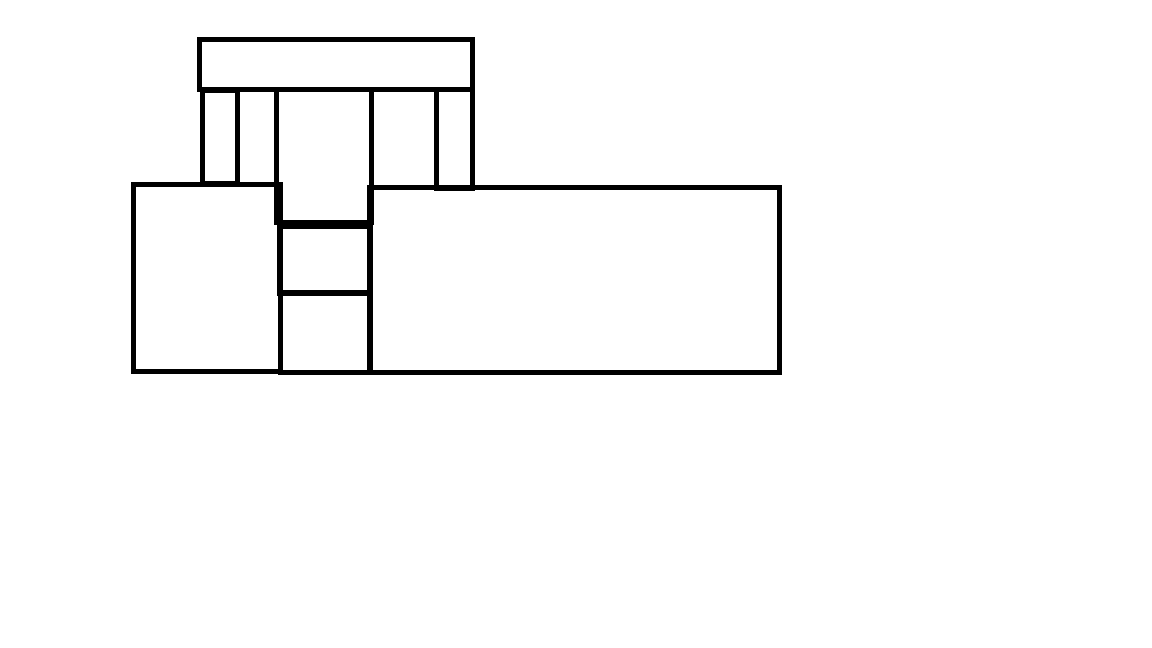
#> input picture squares.png, 1152 x 648 px
$ python -i main.py   (imports and definitions only)
#> lines starting #> are read from the running program, lines starting #| are printed output that depends on the picture; after the words box and inside, x2 and y2 are one past the last pixel; in counts of white or black regions, pixels touching at a corner belong together; long printed decimals are rounded
# This script is a rework of my original MarvinJS solution. I chose to redo it in Python to allow for a more automated process
import pandas as pd
import cv2
import numpy as np

def Harris_Corner_Detection(image):
#> called with image = 'squares.png'
    img = cv2.imread(image)
#> img is the input picture: shape (648, 1152, 3); 97.7% white; 1 black region, box (x1, y1, x2, y2) and area: (131, 37, 782, 375) 17489

    #Displays Original Image for Debug Purposes
    cv2.imshow('Original Image', img) # Uncomment this to remove search

    gray = cv2.cvtColor(img, cv2.COLOR_BGR2GRAY)
    gray = np.float32(gray)

    dst = cv2.cornerHarris(gray, 5, 3, 0.04)
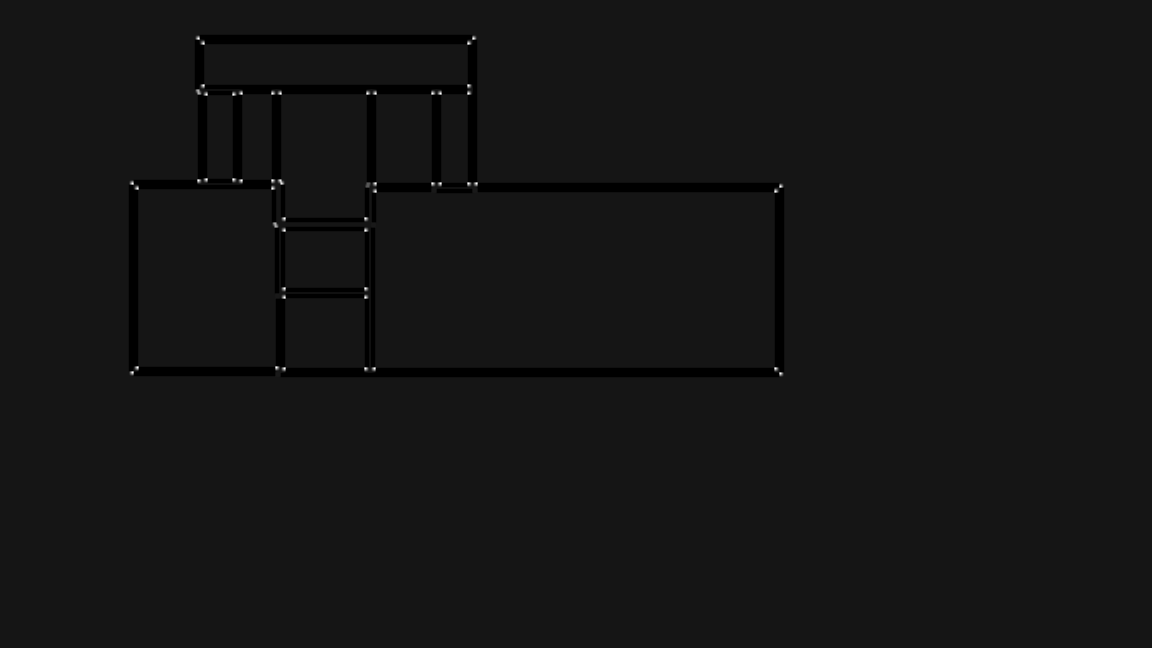
#> dst: shape (648, 1152) float32; min -27060804, max 291935328, mean -882440.6; drawn with min black and max white
    ret, dst = cv2.threshold(dst, 0.1 * dst.max(), 255, 0)
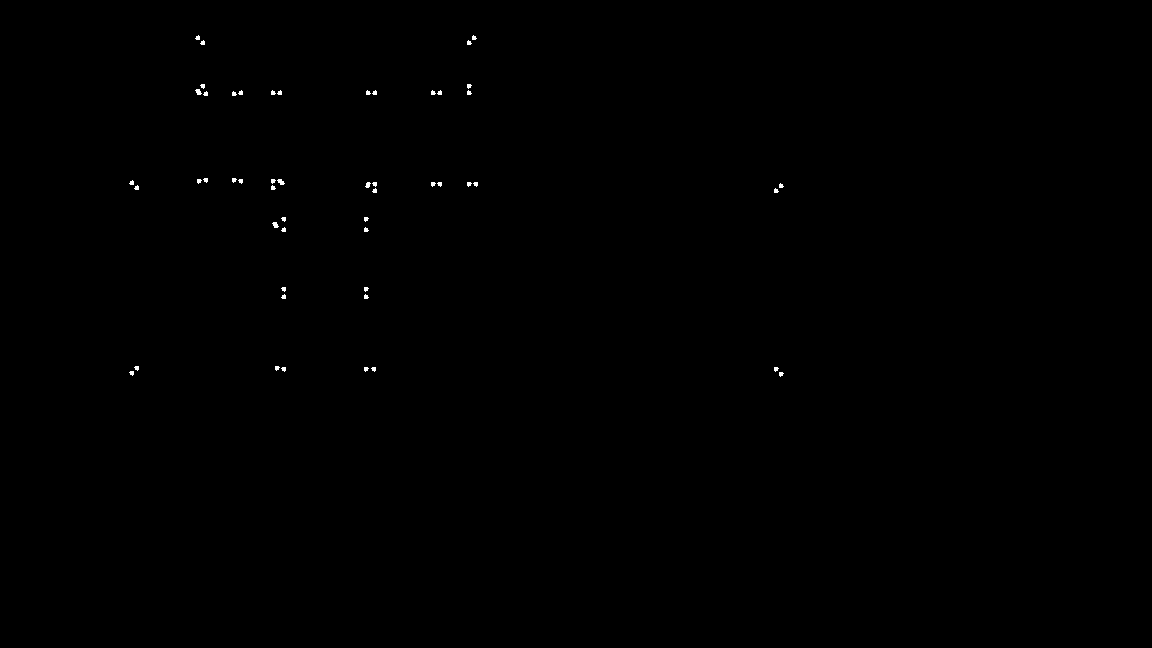
#> dst: shape (648, 1152) float32; 0.13% white; 52 white regions (48 under 20 px), largest, box (x1, y1, x2, y2) and area: (277, 179, 285, 185) 30, (195, 89, 202, 95) 28, (272, 222, 279, 228) 28, (365, 182, 371, 188) 24
#> ret = 29193532.8

    dst = np.uint8(dst)
    ret, labels, stats, centroids = cv2.connectedComponentsWithStats(dst)
#> labels: shape (648, 1152) int32; 53 distinct labels, from 0 to 52
#> ret = 53; stats = 53 rows, first 6: [0, 0, 1152, 648, 745522], [195, 35, 5, 5, 18], [472, 35, 5, 5, 18], [200, 40, 5, 5, 18], [467, 40, 5, 5, 18], [200, 84, 5, 5, 18]; centroids = 53 pairs, first value 131.4 to 780.6, second value 37.39 to 373.6

    criteria = (cv2.TERM_CRITERIA_EPS + cv2.TERM_CRITERIA_MAX_ITER, 100, 0.001)
    corners = cv2.cornerSubPix(gray, np.float32(centroids), (5, 5), (-1, -1), criteria)
#> corners = 53 pairs, first value 130.6 to 781.4, second value 36.64 to 374.4

    for i in range(1, len(corners)):
        print(corners[i])
#> this loop made 52 passes
#| [196.6399    36.640]
#| [474.3601    36.640]
#| [202.389  42.389]
#| [468.6111   42.389]
#| [197.609  90.553]
#| [473.4983   88.339]
#| [197.609  90.5521 ]
#| [200.528  92.927]
#> (further printed lines are left out)

    img[dst > 0.1 * dst.max()] = [0, 0, 255]
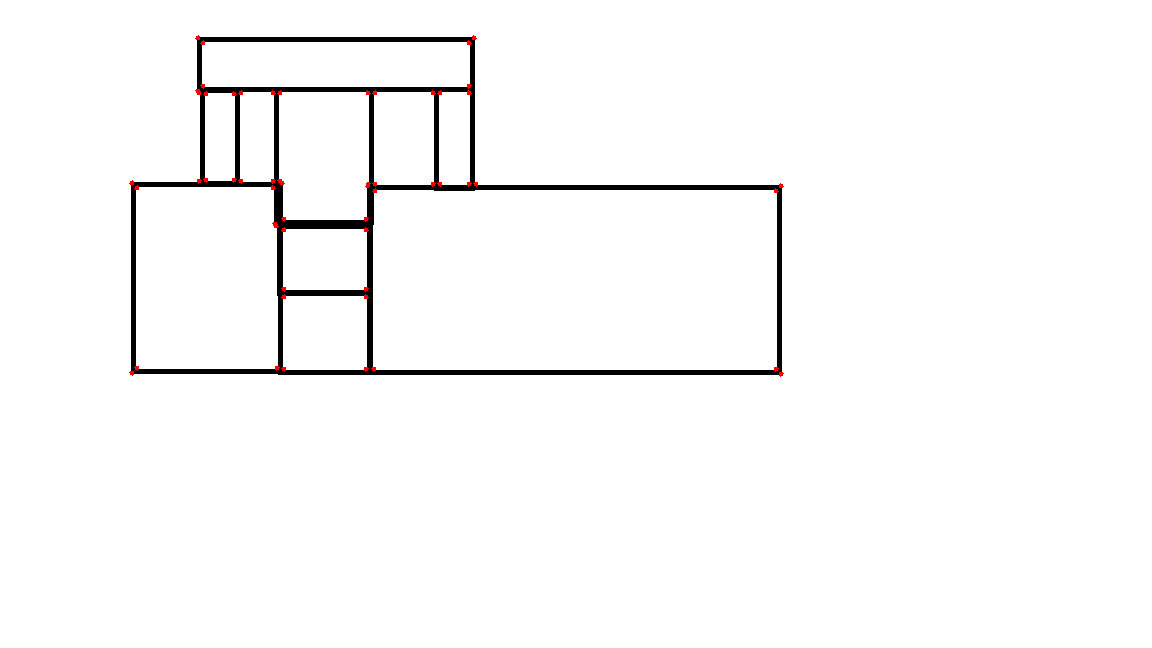
#> img: shape (648, 1152, 3); 0.13% of pixels changed, all inside (x1, y1, x2, y2) = (129, 35, 784, 377)

    # A for loop that rounds up the
    for i in corners :
        i[0] = np.round(i[0])
        i[1] = np.round(i[1])
#> this loop made 53 passes

    df = pd.DataFrame( data = corners, columns=["x","y"])
#> df = table of 53 rows and 2 columns

    cv2.imshow("Modified Image", dst)
    # Disable wait key to allow
    cv2.waitKey()

    print(df)
#> (printed output is left out)
    return df

#Harris_Corner_Detection("squares.png")

>>> result = Harris_Corner_Detection('squares.png')
#> result = table of 53 rows and 2 columns
